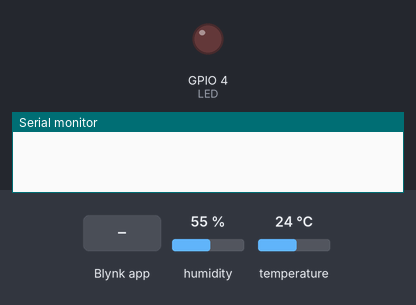
A sketch run on a simulated ESP32. Parts: output pins drawn as LEDs (lit = HIGH), the last lines printed to the serial monitor. The test bench sets the inputs (shaded band); at power-on: humidity 55 %, temperature 24 °C. WiFi joins after 1.5 s; servers stay silent unless stated.

Above: at 4.0 s.
4.1 s: Blynk app writes 1 to V3
At 4.4 s:
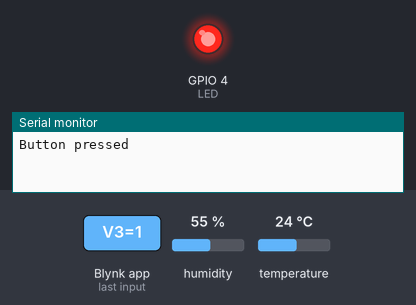
5.6 s: Blynk app writes 0 to V3
At 6.7 s:
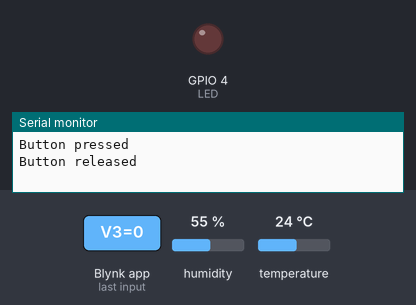
7.1 s: Blynk app writes 200 to V3
At 7.9 s:
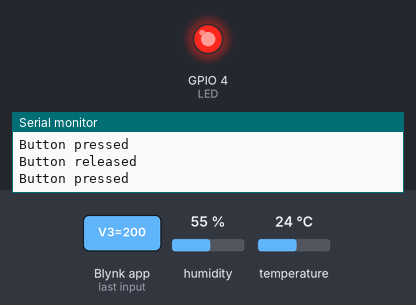
Timing chart, 0 to 10.1 s (numbered marks = the images above; inputs shaded):
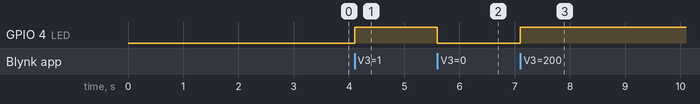

Measured:
- after the input at 4.1 s, GPIO 4 (LED): LOW → HIGH at once
- after the input at 5.6 s, GPIO 4 (LED): HIGH → LOW at once
- after the input at 7.1 s, GPIO 4 (LED): LOW → HIGH at once

The sketch:

sketch.ino
```cpp
// Định nghĩa các thông số liên quan đến dự án Blynk
#define BLYNK_TEMPLATE_ID "TMPL6VXt7MQDH"
#define BLYNK_TEMPLATE_NAME "Control DHT"
#define BLYNK_AUTH_TOKEN "dQ3Obep5wYbyMIcb8zCyaPYKlzZcOJL-"

// Định nghĩa cách bạn muốn ghi log ra Serial Monitor để theo dõi tình trạng hoạt động của chương trình.
#define BLYNK_PRINT Serial

#include <WiFi.h>
#include <WiFiClient.h>
#include <BlynkSimpleEsp32.h>
#include "DHT.h"

// Định nghĩa liên quan đến cảm biến DHT22
#define DHTPIN 5
#define DHTTYPE DHT22
DHT dht(DHTPIN, DHTTYPE);

// Định nghĩa tên và mật khẩu của mạng Wi-Fi mà ESP32 sẽ kết nối.
char ssid[] = "Wokwi-GUEST";
char pass[] = "";

// Định nghĩa một đối tượng BlynkTimer được sử dụng để quản lý thời gian trong chương trình.
BlynkTimer timer;

// Định nghĩa các chân GPIO được sử dụng
#define LED 4

// Hàm callback được gọi khi giá trị nút nhấn trên ứng dụng Blynk thay đổi.
// Nếu giá trị của nút nhấn là 1 (được bật), LED sẽ được bật (HIGH),
// ngược lại nếu giá trị là 0 (được tắt), LED sẽ được tắt (LOW).
BLYNK_WRITE(V3) {
  int value = param.asInt();
  if (value) {
    Serial.println("Button pressed");
    // Thực hiện hành động khi nút nhấn được bật
    // Ví dụ: bật LED
    digitalWrite(LED, HIGH);
  } else {
    Serial.println("Button released");
    // Thực hiện hành động khi nút nhấn được tắt
    // Ví dụ: tắt LED
    digitalWrite(LED, LOW);
  }
}

// Hàm này đọc dữ liệu từ cảm biến DHT22 và gửi dữ liệu này lên dự án Blynk.
void sendSensor() {
  float h = dht.readHumidity();
  float t = dht.readTemperature(); // Celsius

  if (isnan(h) || isnan(t)) {
    Serial.println("Failed to read from DHT sensor!");
    return;
  }

  // Ghi giá trị h lên V1 và t lên V0
  Blynk.virtualWrite(V1, h); // Virtual pin V1 cho độ ẩm
  Blynk.virtualWrite(V0, t); // Virtual pin V0 cho nhiệt độ
}

// Trong hàm setup(), chương trình bắt đầu bằng việc thiết lập kết nối với ứng dụng Blynk,
// khai báo các chân GPIO, khởi động cảm biến DHT22, và thiết lập một bộ định thời (timer)
// để gửi dữ liệu từ cảm biến lên Blynk cứ sau mỗi giây.
void setup() {
  // Debug console
  Serial.begin(115200);
  delay(1000);

  // Kết nối với Wi-Fi và Blynk
  Blynk.begin(BLYNK_AUTH_TOKEN, ssid, pass);

  // Khởi động cảm biến DHT22
  dht.begin();

  // Thiết lập các chân GPIO
  pinMode(LED, OUTPUT);

  // Thiết lập một hàm sẽ được gọi mỗi giây
  timer.setInterval(1000L, sendSensor);
}

// Hàm loop() chứa vòng lặp chính, trong đó Blynk.run() và timer.run() được gọi liên tục
// để duy trì kết nối với Blynk và quản lý thời gian gửi dữ liệu từ cảm biến.
void loop() {
  Blynk.run(); // Chạy Blynk
  timer.run(); // Chạy timer
}
```
